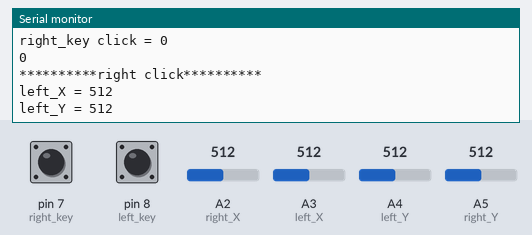
Bench run of a sketch on a simulated Arduino Uno, built with avr-gcc and run on an emulated ATmega328P. Shown: the last lines printed to the serial monitor. Inputs (shaded band) come from the test bench; at power-on: A2 (right_X) = 512, A3 (left_X) = 512, A4 (left_Y) = 512, A5 (right_Y) = 512, pin 7 (right_key) LOW, pin 8 (left_key) LOW.

Above: at 1.8 s.
1.9 s: A2 (right_X) set to 716
At 2.56 s:
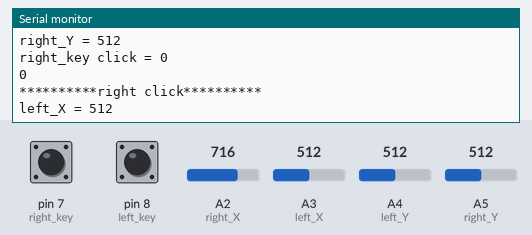
3.4 s: A3 (left_X) set to 716
At 4.17 s:
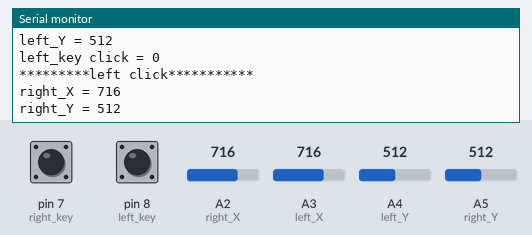
4.9 s: A4 (left_Y) set to 716
At 4.98 s:
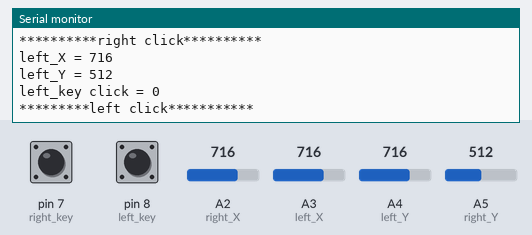
6.4 s: A5 (right_Y) set to 716
At 7.39 s:
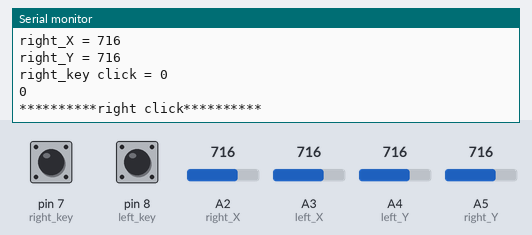

Measured:
- after the input at 1.9 s, the serial monitor: prints a new line after 0.11 s (image 1)
- after the input at 6.4 s, the serial monitor: prints a new line after 0.63 s (image 4)

The sketch:

read_joystick_values.ino
```cpp
const int right_X = A2; // define the right X pin to A2
const int right_Y = A5; // define the right Y pin to A5
const int right_key = 7; //define the right key pin to 7（that is the value Z）

const int left_X = A3; //define the left X pin to A3
const int left_Y = A4;  // define the left Y pin to A4
const int left_key = 8; //define the left key pin to 8（that is the value Z）

void setup() {
  pinMode(right_key, INPUT);   // set the right/left key to INPUT
  pinMode(left_key, INPUT);
  Serial.begin(9600); //  set the baud rate to 9600
}

void loop() {
  int x1,y1,z1;
  int x2,y2,z2;

  x1 = analogRead(right_X);
  y1 = analogRead(right_Y);
  z1 = digitalRead(right_key);

  x2 = analogRead(left_X);
  y2 = analogRead(left_Y);
  z2 = digitalRead(left_key);

  Serial.print("right_X = ");
  Serial.println(x1 ,DEC);

  Serial.print("right_Y = ");
  Serial.println(y1 ,DEC);
  delay(200);

  Serial.print("right_key click = ");
  Serial.println(z1);
  Serial.println(z1 ,DEC);
  Serial.println("**********right click**********");
  delay(200);


  Serial.print("left_X = ");
  Serial.println(x2 ,DEC);
  delay(200);

  Serial.print("left_Y = ");
  Serial.println(y2 ,DEC);
  delay(200);

  Serial.print("left_key click = ");
  Serial.println(z2 ,DEC);
  Serial.println("*********left click***********");
  delay(200);
}
```
